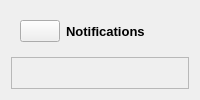
         <widget class="QWidget" name="page_3">
          <layout class="QVBoxLayout" name="verticalLayout_16">
           <item>
            <widget class="QWidget" name="headerFrame_3" native="true">
             <layout class="QHBoxLayout" name="horizontalLayout_19">
              <property name="spacing">
               <number>0</number>
              </property>
              <property name="leftMargin">
               <number>0</number>
              </property>
              <property name="topMargin">
               <number>0</number>
              </property>
              <property name="rightMargin">
               <number>0</number>
              </property>
              <property name="bottomMargin">
               <number>0</number>
              </property>
              <item alignment="Qt::AlignLeft">
               <widget class="QWidget" name="widget_7" native="true">
                <layout class="QHBoxLayout" name="horizontalLayout_20">
                 <item>
                  <widget class="QPushButton" name="menuBtn_3">
                   <property name="text">
                    <string/>
                   </property>
                   <property name="icon">
                    <iconset resource="resources.qrc">
                     <normaloff>:/icon blue/icon blue/menu.svg</normaloff>:/icon blue/icon blue/menu.svg</iconset>
                   </property>
                   <property name="iconSize">
                    <size>
                     <width>24</width>
                     <height>24</height>
                    </size>
                   </property>
                  </widget>
                 </item>
                 <item>
                  <widget class="QLabel" name="labelMenu_3">
                   <property name="font">
                    <font>
                     <family>Segoe UI</family>
                     <pointsize>10</pointsize>
                     <weight>75</weight>
                     <bold>true</bold>
                    </font>
                   </property>
                   <property name="text">
                    <string>Notifications</string>
                   </property>
                  </widget>
                 </item>
                </layout>
               </widget>
              </item>
              <item alignment="Qt::AlignHCenter">
               <widget class="QWidget" name="widget_8" native="true">
                <layout class="QHBoxLayout" name="horizontalLayout_21"/>
               </widget>
              </item>
              <item alignment="Qt::AlignRight">
               <widget class="QWidget" name="widget_9" native="true">
                <layout class="QHBoxLayout" name="horizontalLayout_22">
                 <property name="spacing">
                  <number>0</number>
                 </property>
                 <property name="leftMargin">
                  <number>0</number>
                 </property>
                 <property name="topMargin">
                  <number>0</number>
                 </property>
                 <property name="rightMargin">
                  <number>0</number>
                 </property>
                 <property name="bottomMargin">
                  <number>0</number>
                 </property>
                </layout>
               </widget>
              </item>
             </layout>
            </widget>
           </item>
           <item>
            <widget class="QFrame" name="card9">
             <property name="sizePolicy">
              <sizepolicy hsizetype="Preferred" vsizetype="Expanding">
               <horstretch>0</horstretch>
               <verstretch>0</verstretch>
              </sizepolicy>
             </property>
             <property name="frameShape">
              <enum>QFrame::StyledPanel</enum>
             </property>
             <property name="frameShadow">
              <enum>QFrame::Raised</enum>
             </property>
            </widget>
           </item>
          </layout>
         </widget>
